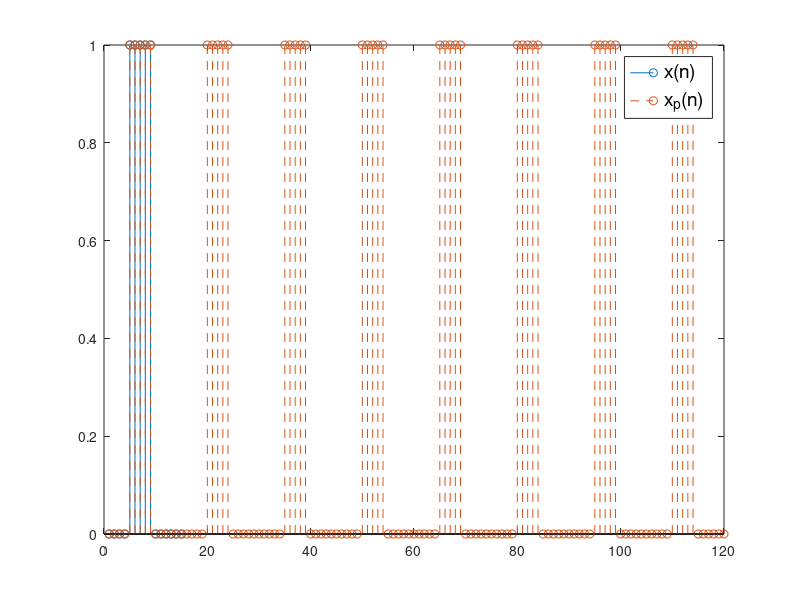

Source code (MATLAB):
% Exercise 5

close all
clearvars
clc

% Generate the signal x(n) = u(n-5) - u(n-10), 
% considering n = 1:15.
% Generate the periodic signal xp(n) with period N = 15, 
% considering n = 1:200.
% Hint: Consider using repmat instead of for loops.

%% define one period of the signal

N = 15; % period
n = 1:N;
x = zeros(1, N);
x(n>= 5 & n <10) = 1;  %NB

%% create the periodic signal

n_max = 200;

% how many signal periods until n_max?
% N_p is the nearest integer less than or equal to n_max/N
N_p = floor(n_max / N); 

% initialize the periodic signal until n_max samples:
x_p = zeros(1, n_max);

% create the periodic signal until N_p periods
% repmat(x, #repetitions on rows, #repetitions on columns)
% for details, see: https://it.mathworks.com/help/matlab/ref/repmat.html

x_p(1:N_p * N) = repmat(x, 1, N_p);   %COMANDO REPMAT DA RICORDARE!! ricorda bene questa riga in generale!!

% how many samples are remaining?
remaining_samples = n_max - N_p * N;

% fill x_p with the last remaining samples
x_p(N_p*N +1:end) = x(1:remaining_samples);

%% plot the signal considering only 8 periods

figure;
stem(x);
ll{1} = 'x(n)';
hold on;
stem(x_p(1: N*8), '--');
ll{2} = 'x_p(n)';
legend(ll, 'fontsize', 14);
